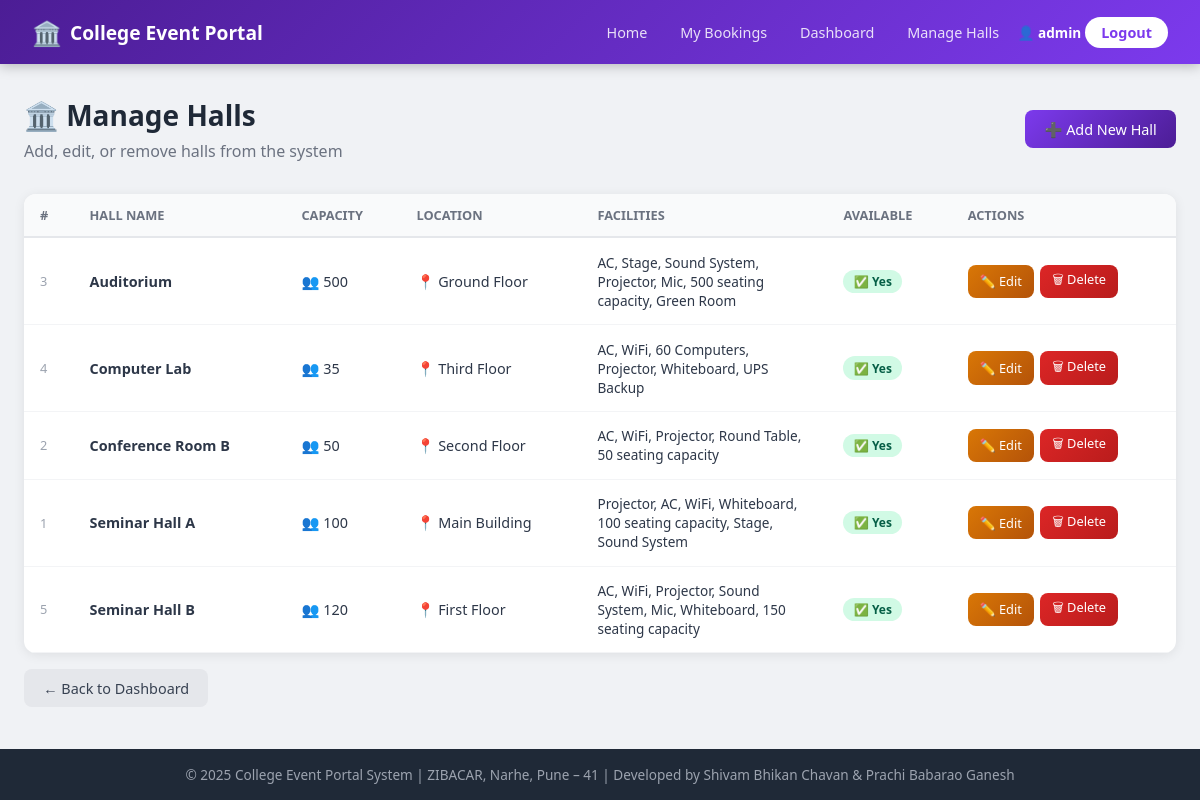
The app's page /dashboard/halls/ (signed in) with its own data.
### halls/models.py (models this page shows, shortened)
class Hall(models.Model):
    name = models.CharField(max_length=100)
    capacity = models.IntegerField()
    location = models.CharField(max_length=200)
    facilities = models.TextField()
    is_available = models.BooleanField(default=True)
    created_at = models.DateTimeField(auto_now_add=True)
    class Meta:
        ordering = ['name']

### halls/views.py (the view)
# urls.py: path('dashboard/halls/', views.manage_halls, name='manage_halls'),
def manage_halls(request):
    if not request.user.is_staff:
        return redirect('index')
    halls = Hall.objects.all()
    return render(request, 'halls/manage_halls.html', {'halls': halls})

### halls/templates/halls/manage_halls.html (shortened to what this page needs)
{% extends 'halls/base.html' %}
{% block content %}
<div class="page-header d-flex justify-between align-center">
    <div>
        <h2>🏛️ Manage Halls</h2>
        <p>Add, edit, or remove halls from the system</p>
    </div>
    <a href="{% url 'add_hall' %}" class="btn btn-primary">➕ Add New Hall</a>
</div>
<div class="card">
    {% if halls %}
    <div class="table-wrapper">
        <table>
            <thead>
                <tr>
                    <th>#</th>
                    <th>Hall Name</th>
                    <th>Capacity</th>
                    <th>Location</th>
                    <th>Facilities</th>
                    <th>Available</th>
                    <th>Actions</th>
                </tr>
            </thead>
            <tbody>
                {% for hall in halls %}
                <tr>
                    <td style="color: #9ca3af; font-size: 0.8rem;">{{ hall.id }}</td>
                    <td><strong>{{ hall.name }}</strong></td>
                    <td>👥 {{ hall.capacity }}</td>
                    <td>📍 {{ hall.location }}</td>
                    <td style="max-width: 200px; font-size: 0.85rem;">{{ hall.facilities }}</td>
                    <td>
                        {% if hall.is_available %}
                        <span class="badge badge-approved">✅ Yes</span>
                        {% else %}
                        <span class="badge badge-rejected">❌ No</span>
                        {% endif %}
                    </td>
                    <td>
                        <div style="display: flex; gap: 0.4rem;">
                            <a href="{% url 'edit_hall' hall.id %}" class="btn btn-warning btn-sm">✏️ Edit</a>
                            <a href="{% url 'delete_hall' hall.id %}" class="btn btn-danger btn-sm"
                               onclick="return confirm('Delete hall {{ hall.name }}?')">🗑 Delete</a>
                        </div>
                    </td>
                </tr>
                {% endfor %}
            </tbody>
        </table>
    </div>
    {% endif %}
</div>
<div class="mt-2">
    <a href="{% url 'admin_dashboard' %}" class="btn btn-secondary">← Back to Dashboard</a>
</div>
{% endblock %}

### halls/templates/halls/base.html (shortened to what this page needs)
<!DOCTYPE html>
<html lang="en">
<head>
</head>
<body>
<nav class="navbar">
    <div class="nav-inner">
        <a href="{% url 'index' %}" class="logo"><span>🏛️</span> College Event Portal</a>
        <ul class="nav-links">
            <li><a href="{% url 'index' %}">Home</a></li>
            <li><a href="{% url 'my_bookings' %}">My Bookings</a></li>
            {% if user.is_authenticated %}
                {% if user.is_staff %}
                    <li><a href="{% url 'admin_dashboard' %}">Dashboard</a></li>
                    <li><a href="{% url 'manage_halls' %}">Manage Halls</a></li>
                {% endif %}
                <li class="nav-user">
                    <span>👤 <strong>{{ user.first_name|default:user.username }}</strong></span>
                </li>
                <li><a href="{% url 'logout' %}" class="btn-nav">Logout</a></li>
            {% else %}
                <li><a href="{% url 'login' %}">Login</a></li>
                <li><a href="{% url 'register' %}" class="btn-nav">Register</a></li>
            {% endif %}
        </ul>
    </div>
</nav>
<main>
    {% block content %}{% endblock %}
</main>
<footer>
    <p>&copy; 2025 College Event Portal System | ZIBACAR, Narhe, Pune – 41 | Developed by Shivam Bhikan Chavan & Prachi Babarao Ganesh</p>
</footer>
</body>
</html>

### halls/templates/halls/base.html (style rules this page uses)
*, *::before, *::after { box-sizing: border-box; margin: 0; padding: 0; }
body { font-family: 'Segoe UI', Tahoma, Geneva, Verdana, sans-serif; background: #f0f2f5; color: #2d3748; min-height: 100vh; display: flex; flex-direction: column; }
.navbar { background: linear-gradient(135deg, #4c1d95, #7c3aed); color: white; padding: 0 2rem; position: sticky; top: 0; z-index: 100; box-shadow: 0 2px 12px rgba(0,0,0,0.25); }
.navbar .nav-inner { display: flex; align-items: center; justify-content: space-between; height: 64px; max-width: 1200px; margin: 0 auto; }
.navbar .logo { font-size: 1.2rem; font-weight: 700; text-decoration: none; color: white; display: flex; align-items: center; gap: 0.5rem; }
.navbar .logo span { font-size: 1.5rem; }
.nav-links { list-style: none; display: flex; gap: 0.25rem; align-items: center; }
.nav-links a { color: rgba(255,255,255,0.85); text-decoration: none; padding: 0.4rem 0.9rem; border-radius: 6px; font-size: 0.9rem; transition: all 0.2s; }
.nav-links .btn-nav { background: white; color: #7c3aed; font-weight: 600; padding: 0.4rem 1rem; border-radius: 20px; }
.nav-user { display: flex; align-items: center; gap: 0.5rem; font-size: 0.85rem; color: rgba(255,255,255,0.8); }
.nav-user strong { color: white; }
main { flex: 1; max-width: 1200px; margin: 0 auto; padding: 2rem 1.5rem; width: 100%; }
.card { background: white; border-radius: 12px; box-shadow: 0 2px 12px rgba(0,0,0,0.08); overflow: hidden; }
.btn { display: inline-flex; align-items: center; gap: 0.4rem; padding: 0.6rem 1.2rem; border-radius: 8px; border: none; font-size: 0.9rem; font-weight: 500; cursor: pointer; text-decoration: none; transition: all 0.2s; }
.btn-primary { background: linear-gradient(135deg, #7c3aed, #4c1d95); color: white; }
.btn-danger { background: linear-gradient(135deg, #dc2626, #b91c1c); color: white; }
.btn-warning { background: linear-gradient(135deg, #d97706, #b45309); color: white; }
.btn-secondary { background: #e5e7eb; color: #374151; }
.btn-sm { padding: 0.35rem 0.75rem; font-size: 0.8rem; }
.page-header { margin-bottom: 2rem; }
.page-header h1, .page-header h2 { color: #1f2937; font-size: 1.75rem; }
.page-header p { color: #6b7280; margin-top: 0.4rem; }
.badge { display: inline-flex; align-items: center; padding: 0.2rem 0.65rem; border-radius: 20px; font-size: 0.75rem; font-weight: 600; }
.badge-approved { background: #d1fae5; color: #065f46; }
.table-wrapper { overflow-x: auto; }
table { width: 100%; border-collapse: collapse; }
th { background: #f9fafb; padding: 0.75rem 1rem; text-align: left; font-size: 0.8rem; text-transform: uppercase; color: #6b7280; font-weight: 600; border-bottom: 2px solid #e5e7eb; }
td { padding: 0.9rem 1rem; border-bottom: 1px solid #f3f4f6; font-size: 0.9rem; vertical-align: middle; }
footer { background: #1f2937; color: #9ca3af; text-align: center; padding: 1rem; font-size: 0.85rem; margin-top: auto; }
.mt-2 { margin-top: 1rem; }
.d-flex { display: flex; }
.align-center { align-items: center; }
.justify-between { justify-content: space-between; }

### records on screen
Hall: id "3", name "Auditorium", capacity "500", location "Ground Floor", facilities "AC, Stage, Sound System, Projector, Mic, 500 seating capacity, Green Room", is_available "✅ Yes"
Hall: id "4", name "Computer Lab", capacity "35", location "Third Floor", facilities "AC, WiFi, 60 Computers, Projector, Whiteboard, UPS Backup", is_available "✅ Yes"
Hall: id "2", name "Conference Room B", capacity "50", location "Second Floor", facilities "AC, WiFi, Projector, Round Table, 50 seating capacity", is_available "✅ Yes"
Hall: id "1", name "Seminar Hall A", capacity "100", location "Main Building", facilities "Projector, AC, WiFi, Whiteboard, 100 seating capacity, Stage, Sound System", is_available "✅ Yes"
Hall: id "5", name "Seminar Hall B", capacity "120", location "First Floor", facilities "AC, WiFi, Projector, Sound System, Mic, Whiteboard, 150 seating capacity", is_available "✅ Yes"

### other values on screen
{{ user.first_name|default:user.username }} "admin"
